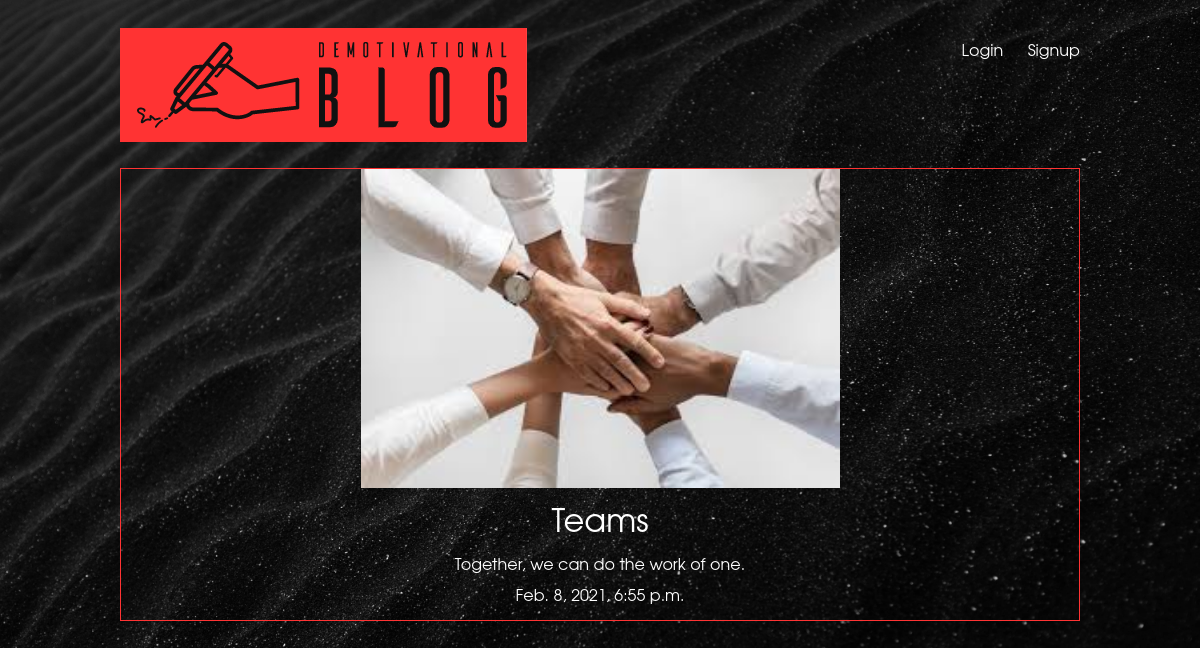
/articles/teams/, run on the app's committed database.
### articles/models.py (models this page shows, shortened)
class Article(models.Model):
    title = models.CharField(max_length=100)
    slug = models.SlugField()
    body = models.TextField()
    date = models.DateTimeField(auto_now_add=True)
    thumb = models.ImageField(default='default.png', blank=True)
    author = models.ForeignKey(User, on_delete=models.CASCADE, default=None)

### articles/views.py (the view)
# urls.py: path('<slug:slug>/', views.article_detail, name="detail"),
def article_detail(request, slug):
    article = Article.objects.get(slug=slug)
    return render(request, 'articles/article_detail.html', { 'article':article })

### articles/templates/articles/article_detail.html
{% extends 'base_layout.html' %}
{% block content %}
<div class="article-detail">
  <div class="article">
    <img src="{{ article.thumb.url }}">
    <h2>{{ article.title }}</h2>
    <p>{{ article.body }}</p>
    <p>{{ article.date }}</p>
  </div>
</div>
{% endblock %}

### assets/styles.css (style rules this page uses)
body { background-color: #0f121f; background: url(black-sand-2.jpg) no-repeat center center fixed; -webkit-background-size: cover; -moz-background-size: cover; -o-background-size: cover; background-size: cover; color: #fff; }
body * { font-family: Avantgarde, TeX Gyre Adventor, URW Gothic L, sans-serif; }
h1, h2, h3, h4, h5 { font-weight: normal; margin: 0; }
div.wrapper h2 { text-align: center; margin: 20px auto 50px auto; font-size: 1.2em; }
.article { padding: 10px; border: 1px solid #ff3333; position: relative; padding-bottom: 40px; }
.article h2 { font-size: 1.2em; }
.article-detail .article { padding: 0; }
.article-detail .article img { display: block; margin-left: auto; margin-right: auto; width: 50%; }
.article-detail .article h2 { text-align: center; margin: 20px auto; font-size: 2em; }
.article-detail .article p { text-align: center; }

### data on the page
Article: thumb (picture), title "Teams", body "Together, we can do the work of one.", date "Feb. 8, 2021, 6:55 p.m."
